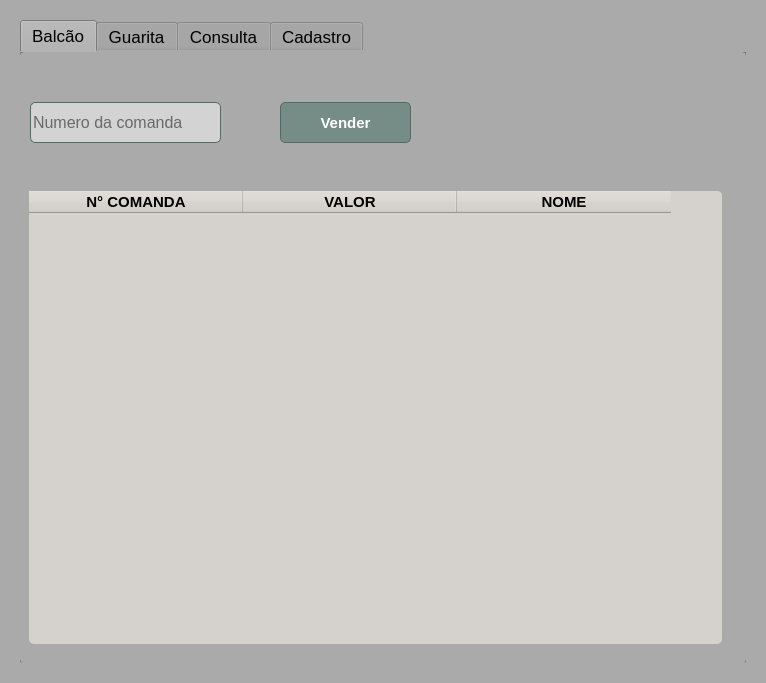
<?xml version="1.0" encoding="UTF-8"?>
<ui version="4.0">
 <class>Form</class>
 <widget class="QWidget" name="Form">
  <property name="geometry">
   <rect>
    <x>0</x>
    <y>0</y>
    <width>766</width>
    <height>683</height>
   </rect>
  </property>
  <property name="windowTitle">
   <string>Form</string>
  </property>
  <property name="styleSheet">
   <string notr="true">background-color: rgb(170, 170, 170);

border-radius:5px;
border:0px solid #566963;</string>
  </property>
  <layout class="QHBoxLayout" name="horizontalLayout">
   <item>
    <widget class="QFrame" name="frame_2">
     <property name="frameShape">
      <enum>QFrame::StyledPanel</enum>
     </property>
     <property name="frameShadow">
      <enum>QFrame::Raised</enum>
     </property>
     <layout class="QHBoxLayout" name="horizontalLayout_3">
      <item>
       <widget class="QTabWidget" name="tabWidget">
        <property name="font">
         <font>
          <pointsize>13</pointsize>
          <weight>50</weight>
          <bold>false</bold>
         </font>
        </property>
        <property name="styleSheet">
         <string notr="true">background-color: rgb(170, 170, 170);

border-radius:5px;
border:0px solid #566963;</string>
        </property>
        <property name="tabPosition">
         <enum>QTabWidget::North</enum>
        </property>
        <property name="currentIndex">
         <number>0</number>
        </property>
        <property name="iconSize">
         <size>
          <width>20</width>
          <height>20</height>
         </size>
        </property>
        <widget class="QWidget" name="tab">
         <attribute name="title">
          <string>Balcão</string>
         </attribute>
         <widget class="QFrame" name="frame">
          <property name="geometry">
           <rect>
            <x>0</x>
            <y>130</y>
            <width>711</width>
            <height>471</height>
           </rect>
          </property>
          <property name="styleSheet">
           <string notr="true">background-color: rgb(170, 170, 170);

border-radius:5px;
border:0px solid #566963;</string>
          </property>
          <property name="frameShape">
           <enum>QFrame::StyledPanel</enum>
          </property>
          <property name="frameShadow">
           <enum>QFrame::Raised</enum>
          </property>
          <layout class="QHBoxLayout" name="horizontalLayout_2">
           <item>
            <widget class="QTableWidget" name="tableWidget">
             <property name="font">
              <font>
               <pointsize>11</pointsize>
              </font>
             </property>
             <property name="styleSheet">
              <string notr="true">background-color: rgb(213, 209, 204);
border-radius:5px;
border:0px solid #566963;
</string>
             </property>
             <property name="autoScrollMargin">
              <number>16</number>
             </property>
             <attribute name="horizontalHeaderMinimumSectionSize">
              <number>39</number>
             </attribute>
             <attribute name="horizontalHeaderDefaultSectionSize">
              <number>214</number>
             </attribute>
             <column>
              <property name="text">
               <string>N° COMANDA</string>
              </property>
              <property name="font">
               <font>
                <pointsize>11</pointsize>
                <weight>75</weight>
                <bold>true</bold>
               </font>
              </property>
             </column>
             <column>
              <property name="text">
               <string>VALOR</string>
              </property>
              <property name="font">
               <font>
                <pointsize>11</pointsize>
                <weight>75</weight>
                <bold>true</bold>
               </font>
              </property>
             </column>
             <column>
              <property name="text">
               <string>NOME</string>
              </property>
              <property name="font">
               <font>
                <pointsize>11</pointsize>
                <weight>75</weight>
                <bold>true</bold>
               </font>
              </property>
             </column>
            </widget>
           </item>
          </layout>
         </widget>
         <widget class="QFrame" name="frame_3">
          <property name="geometry">
           <rect>
            <x>0</x>
            <y>30</y>
            <width>521</width>
            <height>80</height>
           </rect>
          </property>
          <property name="frameShape">
           <enum>QFrame::StyledPanel</enum>
          </property>
          <property name="frameShadow">
           <enum>QFrame::Raised</enum>
          </property>
          <widget class="QLineEdit" name="lineEdit_3">
           <property name="geometry">
            <rect>
             <x>10</x>
             <y>20</y>
             <width>191</width>
             <height>41</height>
            </rect>
           </property>
           <property name="font">
            <font>
             <pointsize>12</pointsize>
            </font>
           </property>
           <property name="styleSheet">
            <string notr="true">background-color: rgb(211, 211, 211);
border-radius:5px;
border:1px solid #566963;</string>
           </property>
           <property name="placeholderText">
            <string>Numero da comanda</string>
           </property>
          </widget>
          <widget class="QPushButton" name="pushButton_2">
           <property name="geometry">
            <rect>
             <x>260</x>
             <y>20</y>
             <width>131</width>
             <height>41</height>
            </rect>
           </property>
           <property name="styleSheet">
            <string notr="true">QPushButton {
	box-shadow:inset 0px 1px 3px 0px #91b8b3;
	background:linear-gradient(to bottom, #768d87 5%, #6c7c7c 100%);
	background-color:#768d87;
	border-radius:5px;
	border:1px solid #566963;
	display:inline-block;
	cursor:pointer;
	color:#ffffff;
	font-family:Arial;
	font-size:15px;
	font-weight:bold;
	padding:11px 23px;
	text-decoration:none;
	text-shadow:0px -1px 0px #2b665e;
}
QPushButton:hover {
	background:linear-gradient(to bottom, #6c7c7c 5%, #768d87 100%);
	background-color:#6c7c7c;
}
QPushButton:active {
	position:relative;
	top:1px;
}
</string>
           </property>
           <property name="text">
            <string>Vender</string>
           </property>
          </widget>
         </widget>
        </widget>
        <widget class="QWidget" name="tab_2">
         <attribute name="title">
          <string>Guarita</string>
         </attribute>
         <widget class="QLineEdit" name="lineEdit">
          <property name="geometry">
           <rect>
            <x>20</x>
            <y>60</y>
            <width>191</width>
            <height>41</height>
           </rect>
          </property>
          <property name="font">
           <font>
            <pointsize>11</pointsize>
           </font>
          </property>
          <property name="accessibleName">
           <string/>
          </property>
          <property name="styleSheet">
           <string notr="true">background-color: rgb(211, 211, 211);
border-radius:5px;
border:1px solid #566963;</string>
          </property>
          <property name="inputMethodHints">
           <set>Qt::ImhNone</set>
          </property>
          <property name="inputMask">
           <string/>
          </property>
          <property name="text">
           <string/>
          </property>
          <property name="placeholderText">
           <string>Numero da comanda</string>
          </property>
          <property name="clearButtonEnabled">
           <bool>false</bool>
          </property>
         </widget>
         <widget class="QLineEdit" name="lineEdit_2">
          <property name="geometry">
           <rect>
            <x>70</x>
            <y>110</y>
            <width>141</width>
            <height>41</height>
           </rect>
          </property>
          <property name="font">
           <font>
            <pointsize>13</pointsize>
           </font>
          </property>
          <property name="styleSheet">
           <string notr="true">background-color: rgb(211, 211, 211);
border-radius:5px;
border:1px solid #566963;</string>
          </property>
          <property name="inputMethodHints">
           <set>Qt::ImhNone</set>
          </property>
          <property name="text">
           <string/>
          </property>
          <property name="placeholderText">
           <string>Valor a inserir</string>
          </property>
         </widget>
         <widget class="QLabel" name="label">
          <property name="geometry">
           <rect>
            <x>30</x>
            <y>260</y>
            <width>241</width>
            <height>31</height>
           </rect>
          </property>
          <property name="font">
           <font>
            <pointsize>12</pointsize>
           </font>
          </property>
          <property name="text">
           <string>...</string>
          </property>
         </widget>
         <widget class="QLabel" name="label_2">
          <property name="geometry">
           <rect>
            <x>30</x>
            <y>360</y>
            <width>101</width>
            <height>31</height>
           </rect>
          </property>
          <property name="font">
           <font>
            <pointsize>12</pointsize>
           </font>
          </property>
          <property name="text">
           <string>...</string>
          </property>
         </widget>
         <widget class="QLabel" name="label_3">
          <property name="geometry">
           <rect>
            <x>30</x>
            <y>310</y>
            <width>221</width>
            <height>31</height>
           </rect>
          </property>
          <property name="font">
           <font>
            <pointsize>12</pointsize>
           </font>
          </property>
          <property name="text">
           <string>...</string>
          </property>
         </widget>
         <widget class="QPushButton" name="pushButton">
          <property name="geometry">
           <rect>
            <x>250</x>
            <y>160</y>
            <width>131</width>
            <height>41</height>
           </rect>
          </property>
          <property name="styleSheet">
           <string notr="true">QPushButton {
	box-shadow:inset 0px 1px 3px 0px #91b8b3;
	background:linear-gradient(to bottom, #768d87 5%, #6c7c7c 100%);
	background-color:#768d87;
	border-radius:5px;
	border:1px solid #566963;
	display:inline-block;
	cursor:pointer;
	color:#ffffff;
	font-family:Arial;
	font-size:15px;
	font-weight:bold;
	padding:11px 23px;
	text-decoration:none;
	text-shadow:0px -1px 0px #2b665e;
}
QPushButton:hover {
	background:linear-gradient(to bottom, #6c7c7c 5%, #768d87 100%);
	background-color:#6c7c7c;
}
QPushButton:active {
	position:relative;
	top:1px;
}
</string>
          </property>
          <property name="text">
           <string>Adicionar</string>
          </property>
         </widget>
         <widget class="QLineEdit" name="lineEdit_4">
          <property name="geometry">
           <rect>
            <x>20</x>
            <y>160</y>
            <width>191</width>
            <height>41</height>
           </rect>
          </property>
          <property name="font">
           <font>
            <pointsize>12</pointsize>
           </font>
          </property>
          <property name="styleSheet">
           <string notr="true">background-color: rgb(211, 211, 211);
border-radius:5px;
border:1px solid #566963;</string>
          </property>
          <property name="placeholderText">
           <string>Nome ou obs.</string>
          </property>
         </widget>
         <widget class="QPushButton" name="pushButton_3">
          <property name="geometry">
           <rect>
            <x>220</x>
            <y>70</y>
            <width>75</width>
            <height>23</height>
           </rect>
          </property>
          <property name="styleSheet">
           <string notr="true">background-color: rgb(211, 211, 211);
border-radius:5px;
border:1px solid #566963;</string>
          </property>
          <property name="text">
           <string>ler</string>
          </property>
         </widget>
         <widget class="QLabel" name="label_7">
          <property name="geometry">
           <rect>
            <x>40</x>
            <y>120</y>
            <width>21</width>
            <height>21</height>
           </rect>
          </property>
          <property name="font">
           <font>
            <pointsize>14</pointsize>
           </font>
          </property>
          <property name="text">
           <string>R$</string>
          </property>
         </widget>
         <widget class="QPushButton" name="pushButton_7">
          <property name="geometry">
           <rect>
            <x>430</x>
            <y>160</y>
            <width>91</width>
            <height>41</height>
           </rect>
          </property>
          <property name="styleSheet">
           <string notr="true">QPushButton {
	box-shadow:inset 0px 1px 3px 0px #91b8b3;
	background:linear-gradient(to bottom, #768d87 5%, #6c7c7c 100%);
	background-color:#768d87;
	border-radius:5px;
	border:1px solid #566963;
	display:inline-block;
	cursor:pointer;
	color:#ffffff;
	font-family:Arial;
	font-size:15px;
	font-weight:bold;
	padding:11px 23px;
	text-decoration:none;
	text-shadow:0px -1px 0px #2b665e;
}
QPushButton:hover {
	background:linear-gradient(to bottom, #6c7c7c 5%, #768d87 100%);
	background-color:#6c7c7c;
}
QPushButton:active {
	position:relative;
	top:1px;
}
</string>
          </property>
          <property name="text">
           <string>Zerar</string>
          </property>
         </widget>
         <widget class="QLabel" name="label_4">
          <property name="geometry">
           <rect>
            <x>10</x>
            <y>510</y>
            <width>701</width>
            <height>51</height>
           </rect>
          </property>
          <property name="font">
           <font>
            <pointsize>19</pointsize>
            <weight>75</weight>
            <bold>true</bold>
           </font>
          </property>
          <property name="styleSheet">
           <string notr="true">
color: rgb(187, 255, 224);
color: rgb(0, 255, 0);
background-color:#807979;
border:1px solid #566963;</string>
          </property>
          <property name="text">
           <string/>
          </property>
          <property name="alignment">
           <set>Qt::AlignCenter</set>
          </property>
         </widget>
        </widget>
        <widget class="QWidget" name="tab_3">
         <attribute name="title">
          <string>Consulta</string>
         </attribute>
        </widget>
        <widget class="QWidget" name="tab_4">
         <attribute name="title">
          <string>Cadastro</string>
         </attribute>
        </widget>
       </widget>
      </item>
     </layout>
    </widget>
   </item>
  </layout>
 </widget>
 <tabstops>
  <tabstop>lineEdit_3</tabstop>
  <tabstop>pushButton_2</tabstop>
  <tabstop>lineEdit</tabstop>
  <tabstop>lineEdit_2</tabstop>
  <tabstop>pushButton</tabstop>
  <tabstop>tableWidget</tabstop>
  <tabstop>lineEdit_4</tabstop>
  <tabstop>pushButton_3</tabstop>
  <tabstop>pushButton_7</tabstop>
  <tabstop>tabWidget</tabstop>
 </tabstops>
 <resources/>
 <connections>
  <connection>
   <sender>lineEdit_3</sender>
   <signal>returnPressed()</signal>
   <receiver>pushButton_2</receiver>
   <slot>click()</slot>
   <hints>
    <hint type="sourcelabel">
     <x>203</x>
     <y>114</y>
    </hint>
    <hint type="destinationlabel">
     <x>304</x>
     <y>118</y>
    </hint>
   </hints>
  </connection>
 </connections>
</ui>
